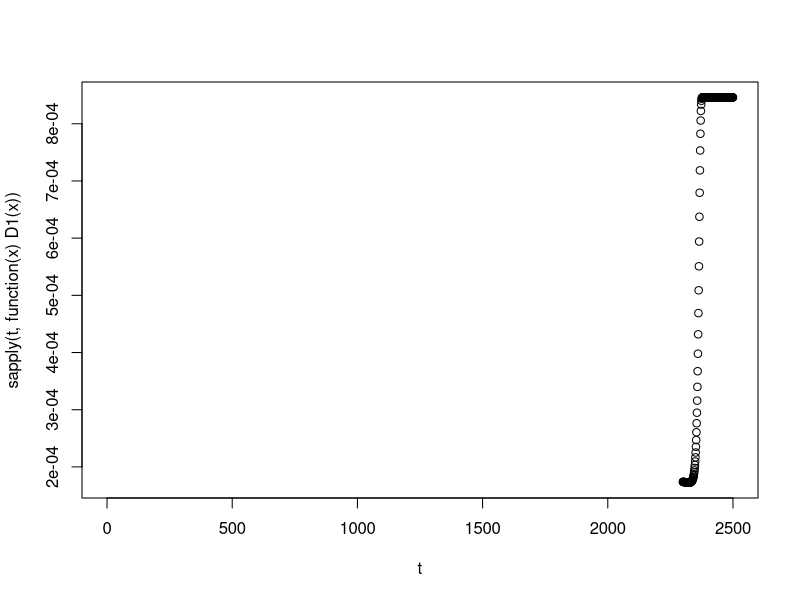
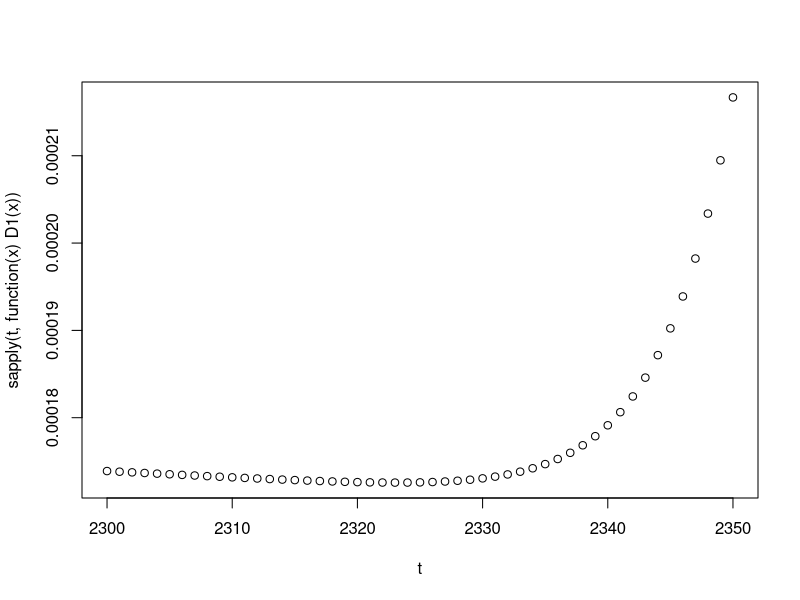
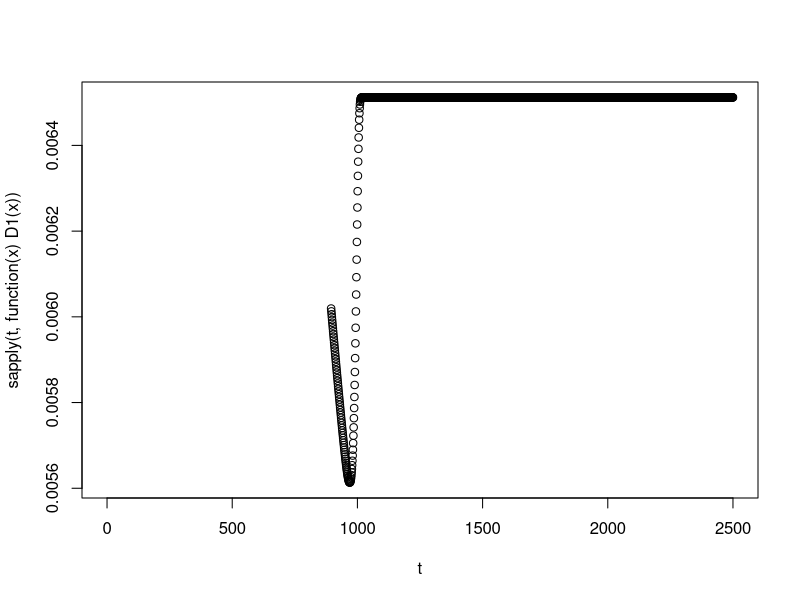
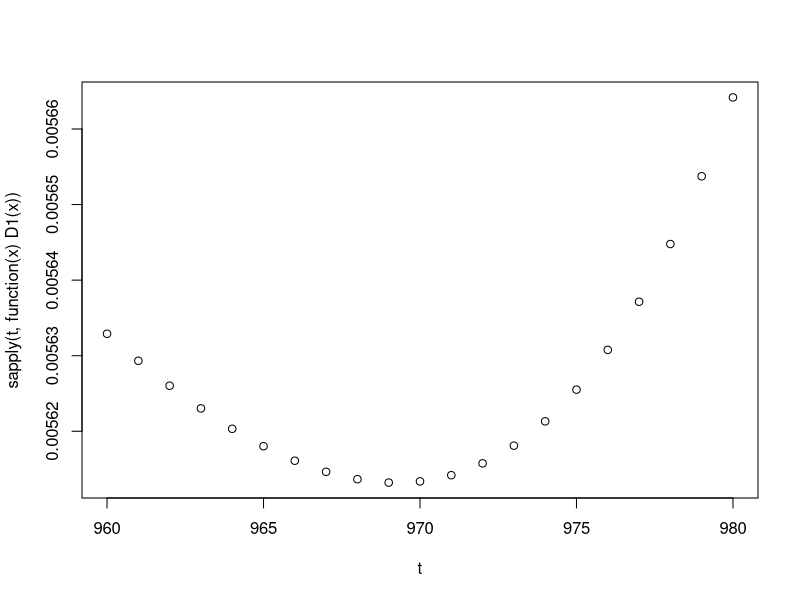

Reproduce these figures in R, in order.
## ---- chunk 1
knitr::opts_chunk$set(echo = TRUE)
## ---- chunk 2
tf=c(2,6.5,2.5,6,5,3.5,3,3.5)
weibull_scale=c(2365.08,996.88,713.55,1406.84,343.76,3933.12,828.19,2040.95)
weibull_shape=c(414.16,109.25,79.81,115.21,169.81,143.60,43.83,296.48)
optimal_replace=c(1440,1830,2000,2160,248,2250,306,1400)
tp=c(0.4,5.42,0.625,0.857,1.25,0.7,0.429,0.875)

######
#require(pracma)
library(pracma)

shape <- 1
scale <- 4
aa <- 0
bb <- 3



set.seed(1)
foo <- rweibull(1e5,shape,scale)
max(foo)
min(foo)

mean(foo[foo>aa & foo<bb])

scale*(gammainc((bb/scale)^shape,1/shape+1)["lowinc"]-gammainc((aa/scale)^shape,1/shape+1)["lowinc"])/
  (exp(-(aa/scale)^shape)-exp(-(bb/scale)^shape))


## ---- chunk 3
############tire 

i = 1

shape <- weibull_shape[i]
scale <- weibull_scale[i]

foo <- rweibull(100000,weibull_shape[i],weibull_scale[i])

mean(foo)
max(foo)
min(foo)

 

D1 <- function (t) {
  
  (tp[i]*(1- pweibull(t,shape=weibull_shape[i],scale=weibull_scale[i])) + tf[i]*pweibull(t,shape=weibull_shape[i],scale=weibull_scale[i]))/
    ((t+tp[i]) *(1 - pweibull(t,shape=weibull_shape[i],scale=weibull_scale[i])) + (tf[i]+(mean(foo[foo>0 & foo<t]))) * pweibull(t,shape=weibull_shape[i],scale=weibull_scale[i]))
  
}

t = seq(0,2500,1)

plot(t,sapply(t, function(x) D1(x)))

t = seq(2300,2350,1)

plot(t,sapply(t, function(x) D1(x)))

out <- nlminb(c(2320), D1, lower=c(0), upper = c(Inf))
out


## ---- chunk 4
############transmission 

i = 2

shape <- weibull_shape[i]
scale <- weibull_scale[i]

foo <- rweibull(100000,weibull_shape[i],weibull_scale[i])

mean(foo)
max(foo)
min(foo)

 

D1 <- function (t) {
  
  (tp[i]*(1- pweibull(t,shape=weibull_shape[i],scale=weibull_scale[i])) + tf[i]*pweibull(t,shape=weibull_shape[i],scale=weibull_scale[i]))/
    ((t+tp[i]) *(1 - pweibull(t,shape=weibull_shape[i],scale=weibull_scale[i])) + (tf[i]+(mean(foo[foo>0 & foo<t]))) * pweibull(t,shape=weibull_shape[i],scale=weibull_scale[i]))
  
}

t = seq(0,2500,1)

plot(t,sapply(t, function(x) D1(x)))

t = seq(960,980,1)

plot(t,sapply(t, function(x) D1(x)))

out <- nlminb(c(1000), D1, lower=c(0), upper = c(Inf))
out

